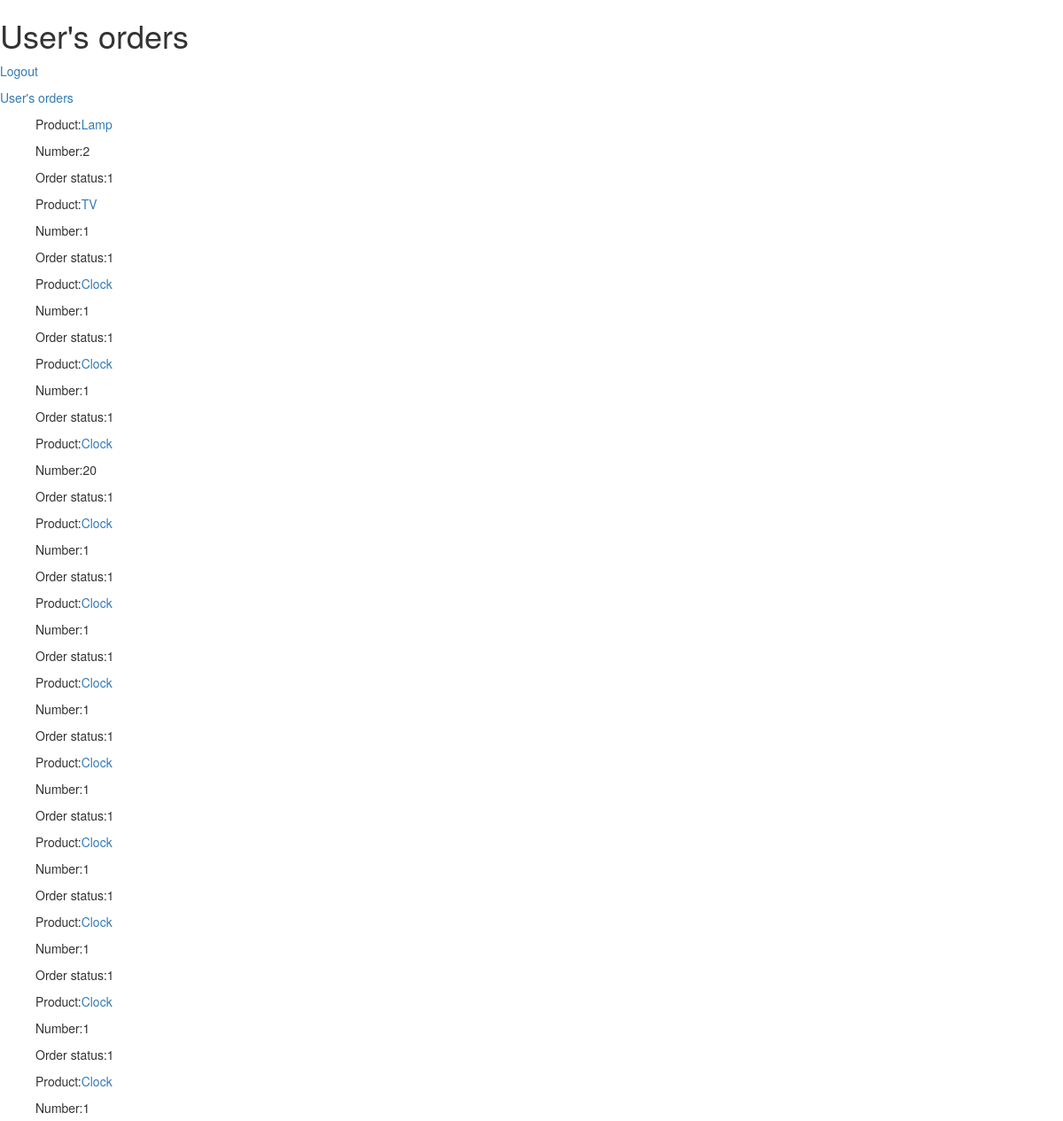
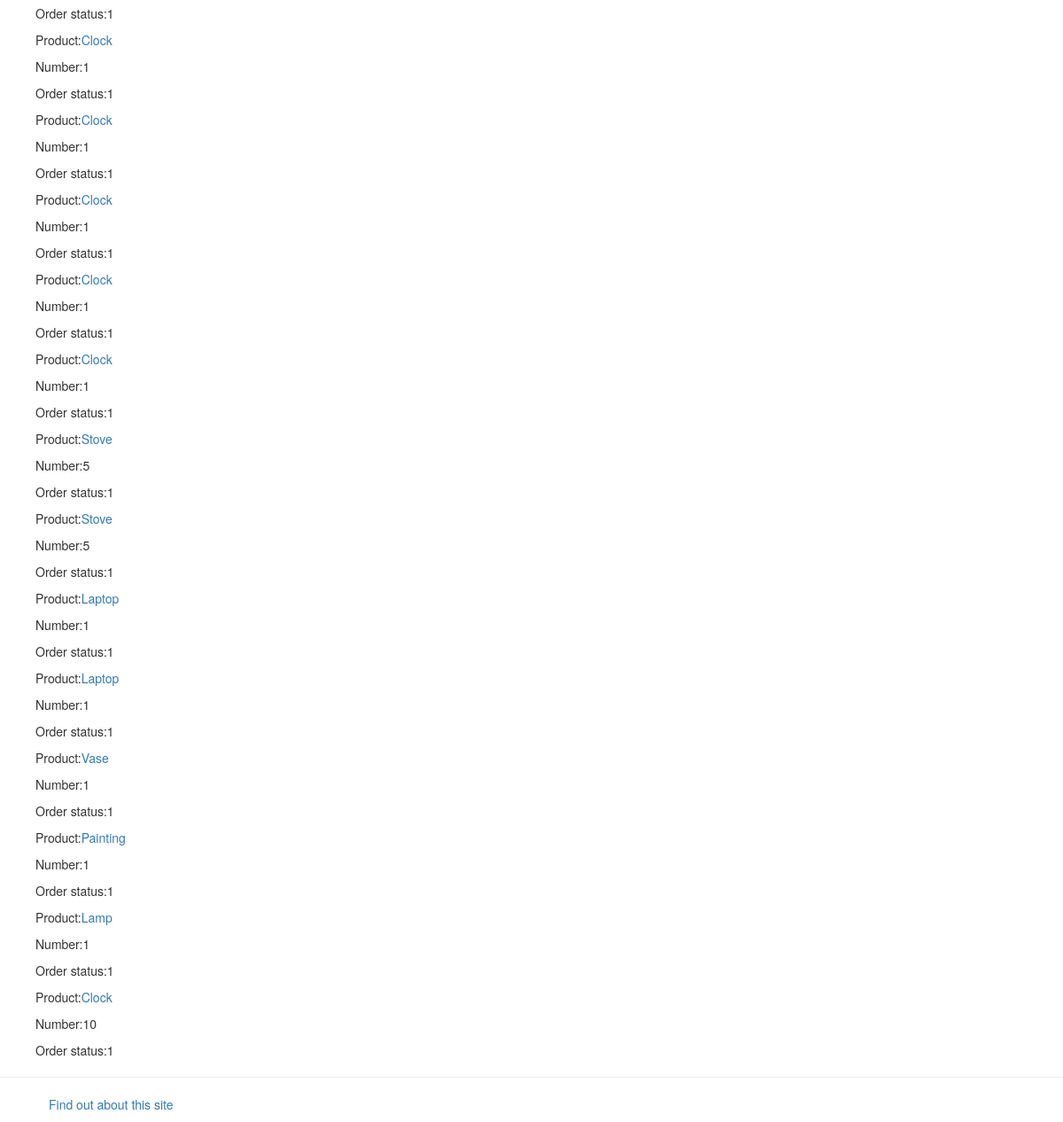
The page /myorder/ (signed in) on the database its author committed (2 pictures, top to bottom).
### myapp/models.py (models this page shows, shortened)
class Order(models.Model):
    ORDER_CHOICES = [
        (0, 'Order Cancelled'),
        (1, 'Order Placed'),
        (2, 'Order Shipped'),
        (3, 'Order Delivered')
    ]
    product = models.ForeignKey(Product, on_delete=models.CASCADE)
    client = models.ForeignKey(Client, on_delete=models.CASCADE)
    num_units = models.PositiveIntegerField(default=1)
    order_status = models.IntegerField(choices=ORDER_CHOICES, default=1)
    status_date = models.DateField(auto_now=True)

class Product(models.Model):
    interested = models.PositiveIntegerField(default=0)
    category = models.ForeignKey(Category, related_name='products', on_delete=models.CASCADE)
    name = models.CharField(max_length=200, default='TV')
    price = models.DecimalField(max_digits=10, decimal_places=2)
    stock = models.PositiveIntegerField(default=100, validators=[MaxValueValidator(1000), MinValueValidator(0)])
    available = models.BooleanField(default=True)
    description = models.TextField(max_length=500, blank=True, null=True)
    def __str__(self):
        return self.name

### myapp/views.py (the view)
# urls.py: re_path(r'^myorder/$', views.myorder, name='myorder'),
def myorder(request):
    myorder = Order.objects.all().order_by('id')[:100]
    if request.user.is_authenticated:
        return render(request, 'myapp/myorders.html', {'myorder': myorder})
    else:
        return HttpResponseRedirect('/login/')

### myapp/templates/myapp/myorders.html (shortened to what this page needs)
{% extends 'myapp/base.html' %}
 {% load bootstrap3 %}
<h1>{% block myhdg %}User's orders{% endblock %}</h1>
{% block body_block %}
{% if myorder %}
<ol>
 {% for item in myorder %}
     <p> Product:<a href="{%url 'productdetail' item.id%}">{{ item.product}}</a> </p>
     <p> Number:{{ item.num_units}} </p>
     <p> Order status:{{ item.order_status}} </p>
 {% endfor %}
 </ol>
 {% else %}
 <strong>You have not placed any order here.</strong>
    <p><a href="/myapp/products/ ">Products list</a></p>
{% endif %}
{% endblock %}

### rows shown on the page
Order: product "Lamp", num_units "2", order_status "1"
Order: product "TV", num_units "1", order_status "1"
Order: product "Clock", num_units "1", order_status "1"
Order: product "Clock", num_units "1", order_status "1"
Order: product "Clock", num_units "20", order_status "1"
Order: product "Clock", num_units "1", order_status "1"
Order: product "Clock", num_units "1", order_status "1"
Order: product "Clock", num_units "1", order_status "1"
Order: product "Clock", num_units "1", order_status "1"
Order: product "Clock", num_units "1", order_status "1"
Order: product "Clock", num_units "1", order_status "1"
Order: product "Clock", num_units "1", order_status "1"
Order: product "Clock", num_units "1", order_status "1"
Order: product "Clock", num_units "1", order_status "1"
Order: product "Clock", num_units "1", order_status "1"
Order: product "Clock", num_units "1", order_status "1"
Order: product "Clock", num_units "1", order_status "1"
Order: product "Clock", num_units "1", order_status "1"
Order: product "Stove", num_units "5", order_status "1"
Order: product "Stove", num_units "5", order_status "1"
Order: product "Laptop", num_units "1", order_status "1"
Order: product "Laptop", num_units "1", order_status "1"
Order: product "Vase", num_units "1", order_status "1"
Order: product "Painting", num_units "1", order_status "1"
Order: product "Lamp", num_units "1", order_status "1"
Order: product "Clock", num_units "10", order_status "1"
